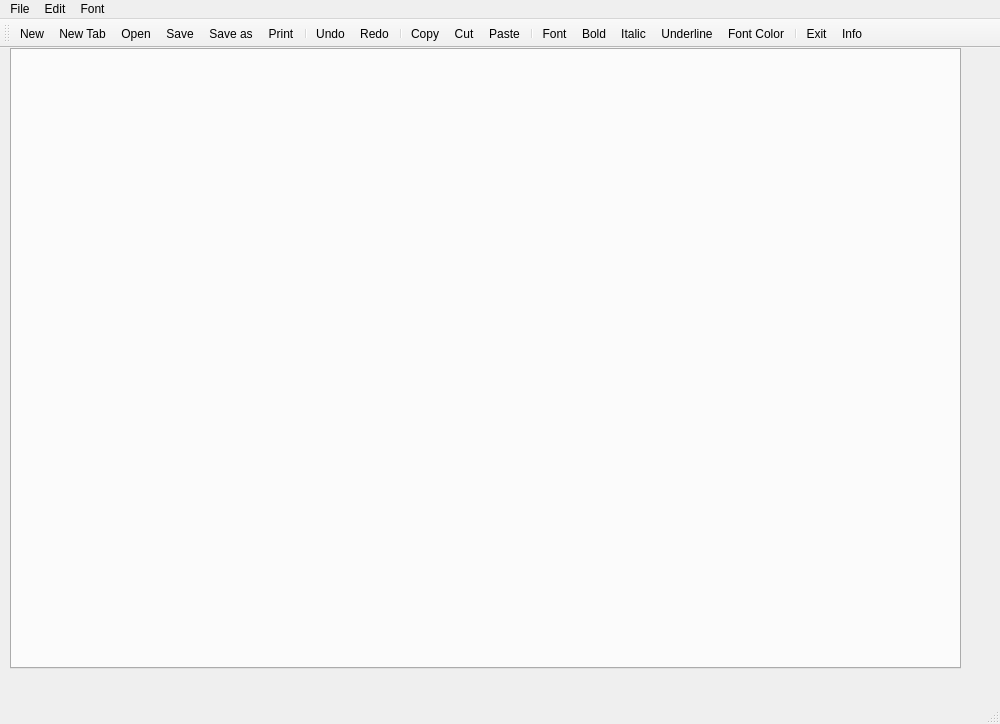
<?xml version="1.0" encoding="UTF-8"?>
<ui version="4.0">
 <class>Notepad</class>
 <widget class="QMainWindow" name="Notepad">
  <property name="geometry">
   <rect>
    <x>0</x>
    <y>0</y>
    <width>1000</width>
    <height>724</height>
   </rect>
  </property>
  <property name="windowTitle">
   <string>Notepad</string>
  </property>
  <widget class="QWidget" name="centralwidget">
   <widget class="QTabWidget" name="tabWidget">
    <property name="enabled">
     <bool>true</bool>
    </property>
    <property name="geometry">
     <rect>
      <x>10</x>
      <y>0</y>
      <width>951</width>
      <height>621</height>
     </rect>
    </property>
    <property name="currentIndex">
     <number>-1</number>
    </property>
    <property name="tabsClosable">
     <bool>true</bool>
    </property>
   </widget>
  </widget>
  <widget class="QMenuBar" name="menubar">
   <property name="geometry">
    <rect>
     <x>0</x>
     <y>0</y>
     <width>1000</width>
     <height>23</height>
    </rect>
   </property>
   <widget class="QMenu" name="menuNotepad">
    <property name="title">
     <string>File</string>
    </property>
    <addaction name="actionNew"/>
    <addaction name="actionNew_Tab"/>
    <addaction name="actionOpen"/>
    <addaction name="actionSave"/>
    <addaction name="actionSave_as"/>
    <addaction name="actionPrint"/>
    <addaction name="actionInfo"/>
    <addaction name="actionExit"/>
   </widget>
   <widget class="QMenu" name="menuEdit">
    <property name="title">
     <string>Edit</string>
    </property>
    <addaction name="actionCopy"/>
    <addaction name="actionCut"/>
    <addaction name="actionPaste"/>
    <addaction name="actionUndo"/>
    <addaction name="actionRedo"/>
   </widget>
   <widget class="QMenu" name="menuFont">
    <property name="title">
     <string>Font</string>
    </property>
    <addaction name="actionFont"/>
    <addaction name="actionBold"/>
    <addaction name="actionItalic"/>
    <addaction name="actionUnderline"/>
    <addaction name="actionFont_Color"/>
   </widget>
   <addaction name="menuNotepad"/>
   <addaction name="menuEdit"/>
   <addaction name="menuFont"/>
  </widget>
  <widget class="QStatusBar" name="statusbar"/>
  <widget class="QToolBar" name="toolBar">
   <property name="windowTitle">
    <string>toolBar</string>
   </property>
   <attribute name="toolBarArea">
    <enum>TopToolBarArea</enum>
   </attribute>
   <attribute name="toolBarBreak">
    <bool>false</bool>
   </attribute>
   <addaction name="actionNew"/>
   <addaction name="actionNew_Tab"/>
   <addaction name="actionOpen"/>
   <addaction name="actionSave"/>
   <addaction name="actionSave_as"/>
   <addaction name="actionPrint"/>
   <addaction name="separator"/>
   <addaction name="actionUndo"/>
   <addaction name="actionRedo"/>
   <addaction name="separator"/>
   <addaction name="actionCopy"/>
   <addaction name="actionCut"/>
   <addaction name="actionPaste"/>
   <addaction name="separator"/>
   <addaction name="actionFont"/>
   <addaction name="actionBold"/>
   <addaction name="actionItalic"/>
   <addaction name="actionUnderline"/>
   <addaction name="actionFont_Color"/>
   <addaction name="separator"/>
   <addaction name="actionExit"/>
   <addaction name="actionInfo"/>
  </widget>
  <action name="actionNew">
   <property name="icon">
    <iconset resource="icons.qrc">
     <normaloff>:/img/Resources/new.png</normaloff>:/img/Resources/new.png</iconset>
   </property>
   <property name="text">
    <string>New</string>
   </property>
  </action>
  <action name="actionOpen">
   <property name="icon">
    <iconset resource="icons.qrc">
     <normaloff>:/img/Resources/open.png</normaloff>:/img/Resources/open.png</iconset>
   </property>
   <property name="text">
    <string>Open</string>
   </property>
  </action>
  <action name="actionSave">
   <property name="icon">
    <iconset resource="icons.qrc">
     <normaloff>:/img/Resources/save.png</normaloff>:/img/Resources/save.png</iconset>
   </property>
   <property name="text">
    <string>Save</string>
   </property>
  </action>
  <action name="actionSave_as">
   <property name="icon">
    <iconset resource="icons.qrc">
     <normaloff>:/img/Resources/save_as.png</normaloff>:/img/Resources/save_as.png</iconset>
   </property>
   <property name="text">
    <string>Save as</string>
   </property>
  </action>
  <action name="actionExit">
   <property name="icon">
    <iconset resource="icons.qrc">
     <normaloff>:/img/Resources/exit.png</normaloff>:/img/Resources/exit.png</iconset>
   </property>
   <property name="text">
    <string>Exit</string>
   </property>
  </action>
  <action name="actionCopy">
   <property name="icon">
    <iconset resource="icons.qrc">
     <normaloff>:/img/Resources/copy.png</normaloff>:/img/Resources/copy.png</iconset>
   </property>
   <property name="text">
    <string>Copy</string>
   </property>
  </action>
  <action name="actionCut">
   <property name="icon">
    <iconset resource="icons.qrc">
     <normaloff>:/img/Resources/cut.png</normaloff>:/img/Resources/cut.png</iconset>
   </property>
   <property name="text">
    <string>Cut</string>
   </property>
  </action>
  <action name="actionPaste">
   <property name="icon">
    <iconset resource="icons.qrc">
     <normaloff>:/img/Resources/paste.png</normaloff>:/img/Resources/paste.png</iconset>
   </property>
   <property name="text">
    <string>Paste</string>
   </property>
  </action>
  <action name="actionUndo">
   <property name="icon">
    <iconset resource="icons.qrc">
     <normaloff>:/img/Resources/edit_undo.png</normaloff>:/img/Resources/edit_undo.png</iconset>
   </property>
   <property name="text">
    <string>Undo</string>
   </property>
  </action>
  <action name="actionRedo">
   <property name="icon">
    <iconset resource="icons.qrc">
     <normaloff>:/img/Resources/edit_redo.png</normaloff>:/img/Resources/edit_redo.png</iconset>
   </property>
   <property name="text">
    <string>Redo</string>
   </property>
  </action>
  <action name="actionPrint">
   <property name="icon">
    <iconset resource="icons.qrc">
     <normaloff>:/img/Resources/print.png</normaloff>:/img/Resources/print.png</iconset>
   </property>
   <property name="text">
    <string>Print</string>
   </property>
  </action>
  <action name="actionInfo">
   <property name="icon">
    <iconset resource="icons.qrc">
     <normaloff>:/img/Resources/info.png</normaloff>:/img/Resources/info.png</iconset>
   </property>
   <property name="text">
    <string>Info</string>
   </property>
  </action>
  <action name="actionFont">
   <property name="icon">
    <iconset resource="icons.qrc">
     <normaloff>:/img/Resources/font.png</normaloff>:/img/Resources/font.png</iconset>
   </property>
   <property name="text">
    <string>Font</string>
   </property>
  </action>
  <action name="actionBold">
   <property name="checkable">
    <bool>true</bool>
   </property>
   <property name="icon">
    <iconset resource="icons.qrc">
     <normaloff>:/img/Resources/bold.png</normaloff>:/img/Resources/bold.png</iconset>
   </property>
   <property name="text">
    <string>Bold</string>
   </property>
  </action>
  <action name="actionItalic">
   <property name="checkable">
    <bool>true</bool>
   </property>
   <property name="icon">
    <iconset resource="icons.qrc">
     <normaloff>:/img/Resources/italic.png</normaloff>:/img/Resources/italic.png</iconset>
   </property>
   <property name="text">
    <string>Italic</string>
   </property>
  </action>
  <action name="actionUnderline">
   <property name="checkable">
    <bool>true</bool>
   </property>
   <property name="icon">
    <iconset resource="icons.qrc">
     <normaloff>:/img/Resources/underline.png</normaloff>:/img/Resources/underline.png</iconset>
   </property>
   <property name="text">
    <string>Underline</string>
   </property>
  </action>
  <action name="actionFont_Color">
   <property name="icon">
    <iconset resource="icons.qrc">
     <normaloff>:/img/Resources/colorPicker.png</normaloff>:/img/Resources/colorPicker.png</iconset>
   </property>
   <property name="text">
    <string>Font Color</string>
   </property>
  </action>
  <action name="actionNew_Tab">
   <property name="icon">
    <iconset resource="icons.qrc">
     <normaloff>:/img/Resources/newPage.png</normaloff>:/img/Resources/newPage.png</iconset>
   </property>
   <property name="text">
    <string>New Tab</string>
   </property>
  </action>
 </widget>
 <resources>
  <include location="icons.qrc"/>
 </resources>
 <connections/>
</ui>
